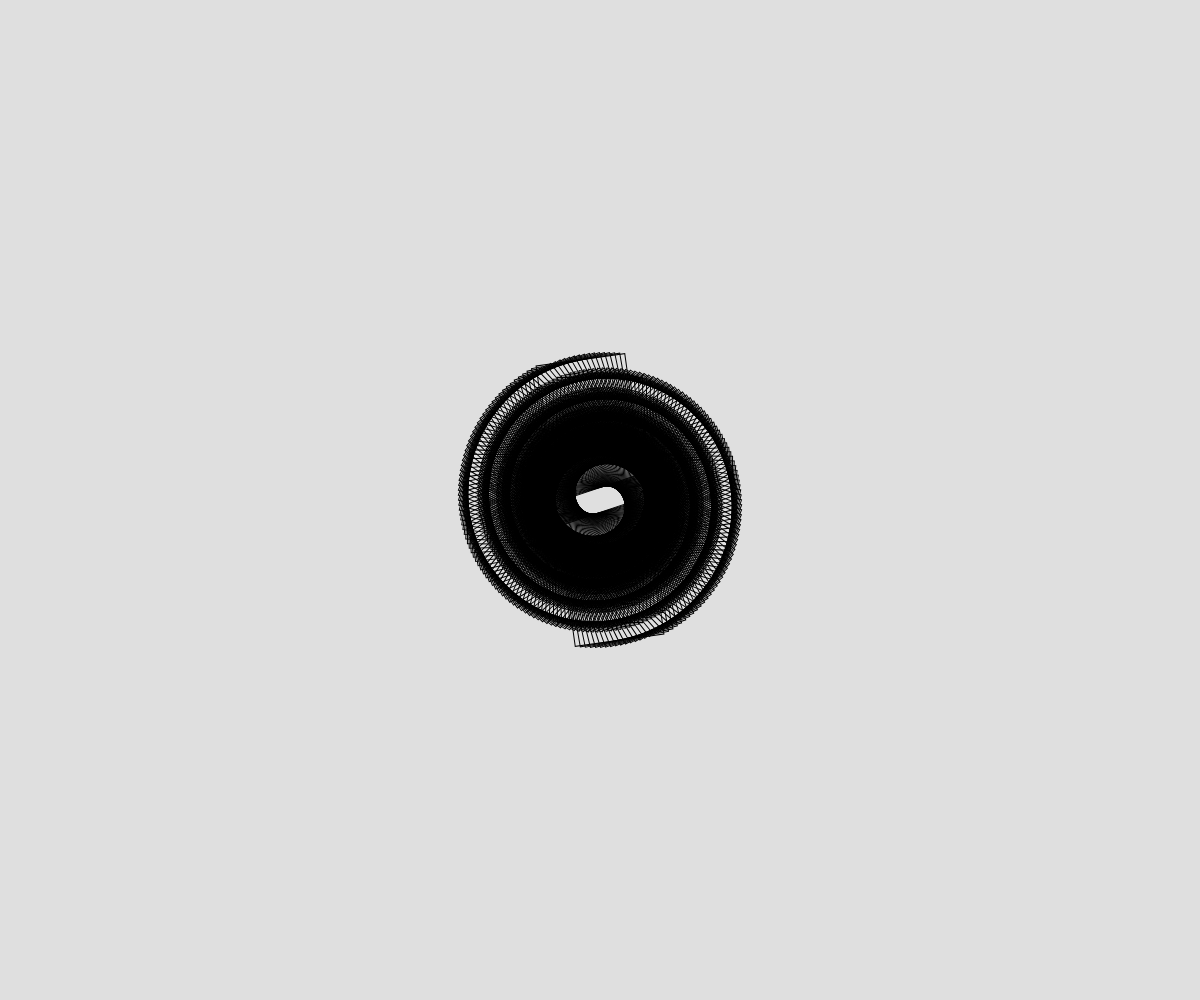
Frame 1 (no input)
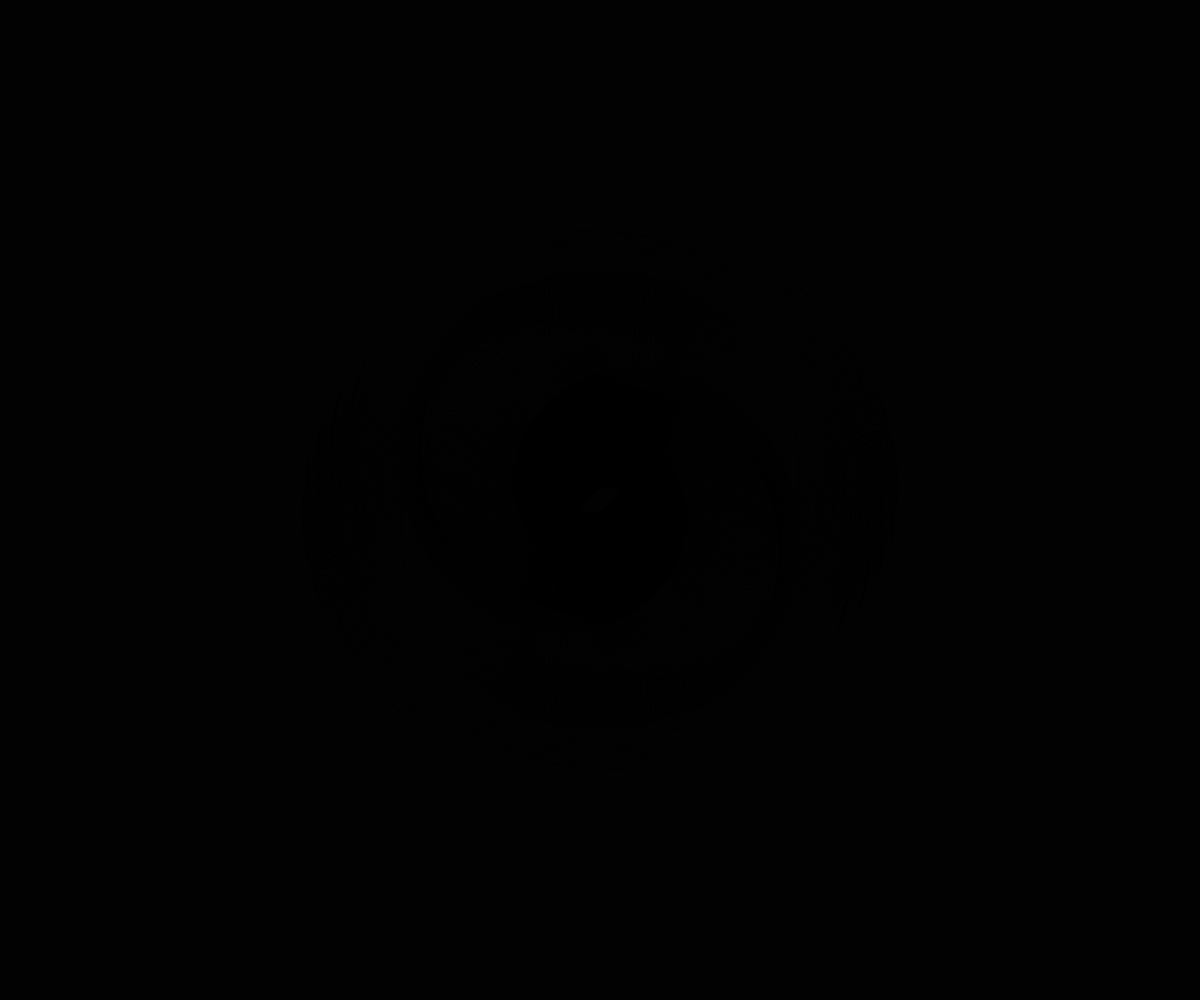
Frame 60 (no input)
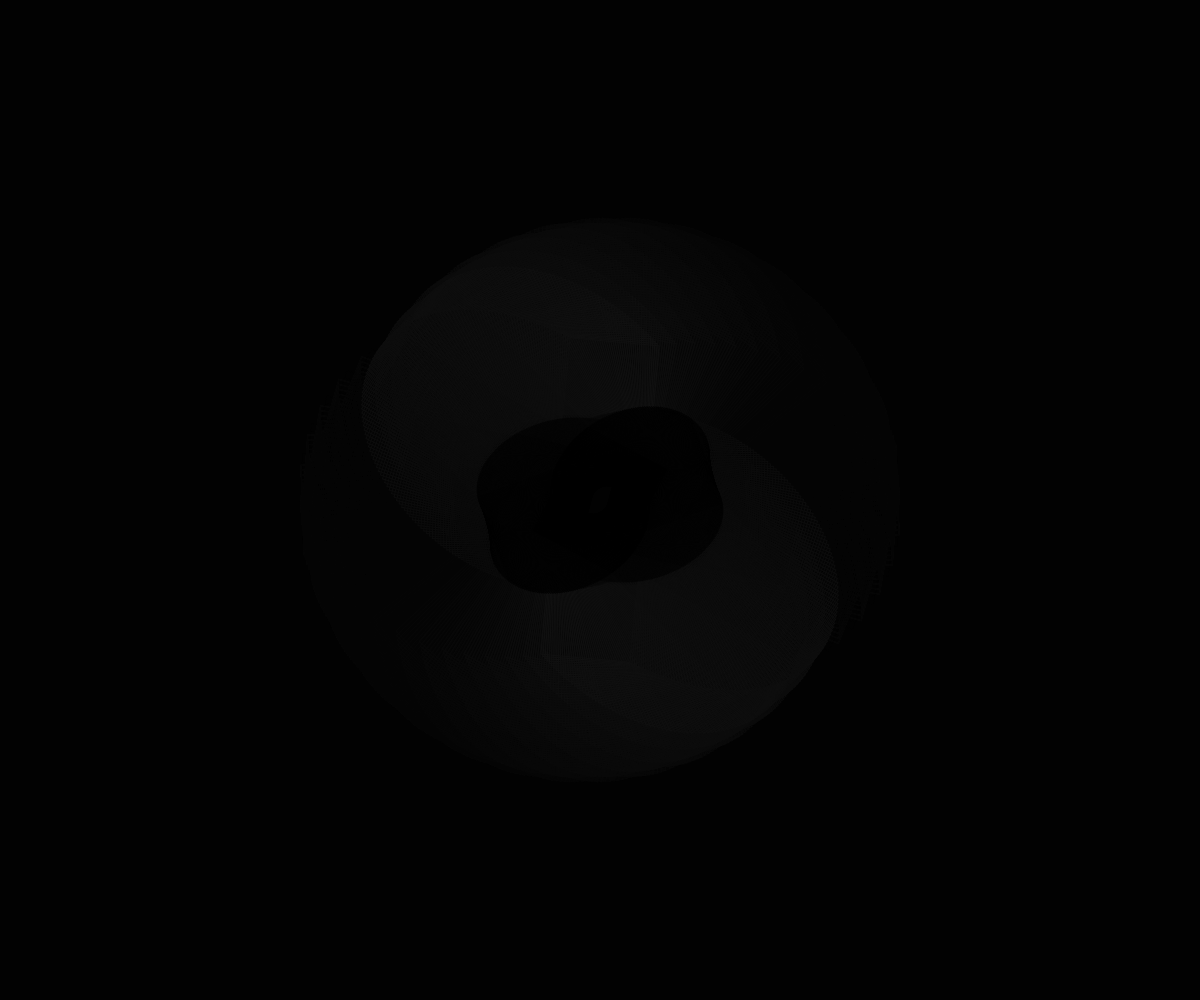
Frame 120 (the mouse pressed at the canvas centre since frame 60)

The p5.js sketch that drew these frames (run headless with seeded random() and noise() and a simulated clock; from frame 60 on, the mouse is pressed at the canvas centre):

// p5.js sketch
// ── sketch.js
function setup() {
  createCanvas(windowWidth, windowHeight);
}

function draw() {
  background(0, 32);
  rectMode(CENTER)
  noStroke()
  //stroke(255)
  //noFill()
  let scaling = 48
  log2scl = log(scaling) / log(2)
  strokeWeight(1)
  let r = height /2/log2scl
  let maxval = width / r * scaling - scaling
  let minval = scaling - 1
  for (let i = maxval; i >= minval; i--) {

    let ang = ((i * sin(frameCount * 0.001))) * PI / 18
    //fill(sin(ang / scaling * 2) * sin(ang / scaling * 2) * 255)
    noFill()
    stroke((sin(ang / scaling) * sin(ang / scaling)) * 255)
    translate(width / 2, height / 2)
    rotate(-PI/90)
    rotate(-ang)
    // triangle(0, r * sin(ang), r, r*cos(ang), 0, -r * sin(ang))
    let nang = ang
    rect(0, 0, r, (i / (2 + (sin(nang)))))
    rotate(ang)
    //rotate(PI / 2)
    translate(-width / 2, -height / 2)
  }
  

}
